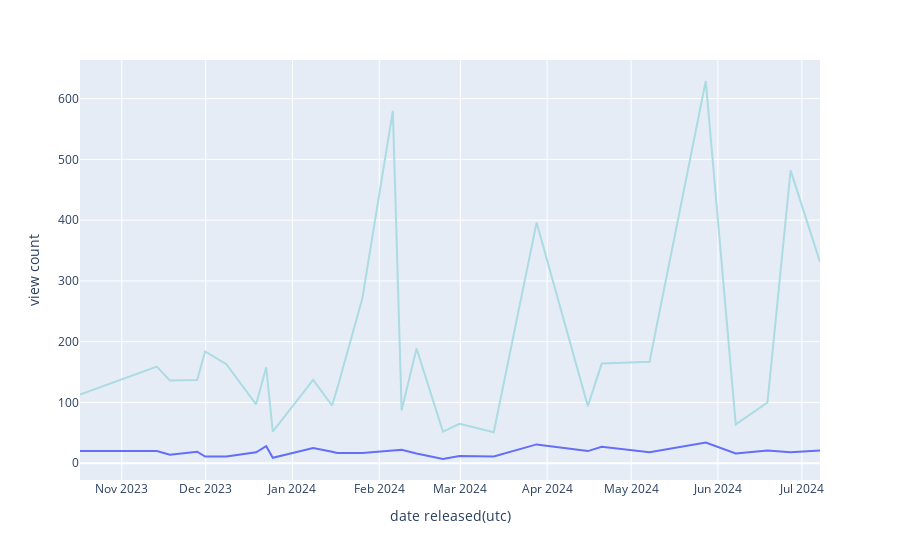

Notebook code for this chart:
### Markdown cell above
## Questions
1. What video has the highest view count?
2. What video has the lowest view count?
3. What video has the highest like count?
4. What video has the lowest like count?
5. What video has the highest comment?
6. What video has the lowest comment?

### Code cell
fig1 = px.line(df, x='date_released_utc', y='view_count', 
              hover_name= 'video_title',
              labels={'date_released_utc': 'date released(utc)',
                'view_count': 'view count'})
fig1.update_traces(line=dict(color='#abdbe3'))

fig2 = px.line(df, x='date_released_utc', y='like_count', 
              hover_name= 'video_title',
              labels={'date_released_utc': 'date released(utc)',
                'like_count': 'like count'})

# Add the traces from fig2 to fig1
for trace in fig2.data:
    fig1.add_trace(trace)

# Show the combined figure
fig1.show()

### Figure 1 — Plotly figure (JSON) as saved in the notebook; plotly's stock layout.template omitted (floating-point values rounded to 4 significant figures)
{"data": [{"hovertemplate": "<b>%{hovertext}</b><br><br>date released(utc)=%{x}<br>view count=%{y}<extra></extra>", "hovertext": ["THIS EARLY 20s DEY TRY WHINE ME BUT I NO GO PANIC// LIFE IN MY 20s (Ep.9)", "THEY DID'NT EVEN MAKE THIS MUCH FOOD AT THE LAST SUPPER🤭 Amah Chill!", "WENT ON A TRIP AND FELL IN LOVE🤭", "MY BEST FRIEND THINKS I'M AUTHORITATIVE💔", "JOLLOF RICE RECIPE", "THIS LOVE MAKES ME A HAPPY MU**🤭// UNBOXING MY BIRTHDAY GIFTS//LIFE IN MY 20s (EP.8)", "BirthDay VLOG// Prepping// LIFE IN MY 20's (Ep. 7)", "I ASKED SOME PEOPLE WHO JESUS CHRIST IS TO THEM AND HERE'S WHAT THEY HAD TO SAY🥺", "THE DEVIL TRIED BUT JESUS IS THE GREATEST😌// LIFE IN MY 20's (Ep. 6)", "The Perfect Base For You Stew and Rice Dishes", "LIFE IN MY 20s (Ep. 5)// My life as an amazing aunty to my beautiful babies", "Detailed Nigerian Zobo Recipe// Healthy But Delicious Nigerian Drink", "LIFE IN MY 20s// It definitely isn't a weekly vlog if it isn't up to a week 😌", "Daily Morning Skincare Routine// LIFE IN MY 20s (Ep. 3)🤭", "A Day (or two) In My Life// LIFE IN MY 20S✨ (Ep. 2)", "Daily Vlog// Living in my 20s😌", "A CHRISTMAS VLOG - PT.3// Christmas menu// I feel sick on Christmas Day🤒", "A CHRISTMAS VLOG - PT. 2 // Gifting friends and acquaintances.", "A CHRISTMAS VLOG - Pt. 1// Decorating with my family🎄", "Weekly Vlogs// Getting a GUINNESS WORLD RECORD?// I looked gorgeous so I did a vlog🤭", "Weekly VLOG// Saying good bye to my sister// Cooking// My week can be all over the place sometimes.", "LIVING AS A FARM GIRL SERIES (Ep.1)", "TRAVEL VLOG// Went on a boat ride to Taraba 🤭", "TRAVEL VLOG  Prep(Part 2)// Shopping + Unboxing", "TRAVEL PREP VLOG// New hair + Clothing haul + Meet my sister🤭", "STORY TIME// I did my siblings dirty🤭//getting everything on my TO-DO List done.", "DAILY VLOG //Market Runs// Prices are just on the rise anyhow📈 😭😭", "A DAY IN MY LIFE  //Tips on preparing the perfect party jollof rice//"], "legendgroup": "", "line": {"color": "#abdbe3", "dash": "solid"}, "marker": {"symbol": "circle"}, "mode": "lines", "name": "", "orientation": "v", "showlegend": false, "type": "scatter", "x": ["2024-07-07T11:26:12+00:00", "2024-06-26T23:26:58+00:00", "2024-06-18T17:00:03+00:00", "2024-06-07T09:00:21+00:00", "2024-05-27T15:54:17+00:00", "2024-05-07T13:51:35+00:00", "2024-04-20T11:32:30+00:00", "2024-04-15T12:52:26+00:00", "2024-03-28T05:11:25+00:00", "2024-03-12T21:52:53+00:00", "2024-02-29T16:27:57+00:00", "2024-02-23T18:05:42+00:00", "2024-02-14T07:49:06+00:00", "2024-02-09T00:01:44+00:00", "2024-02-05T20:49:44+00:00", "2024-01-25T23:02:08+00:00", "2024-01-16T23:41:16+00:00", "2024-01-15T03:52:15+00:00", "2024-01-08T09:14:58+00:00", "2023-12-24T23:15:45+00:00", "2023-12-22T14:50:14+00:00", "2023-12-19T00:17:41+00:00", "2023-12-08T09:09:09+00:00", "2023-11-30T19:02:58+00:00", "2023-11-27T23:00:33+00:00", "2023-11-18T05:01:49+00:00", "2023-11-13T13:05:09+00:00", "2023-10-17T02:12:55+00:00"], "xaxis": "x", "y": [331, 482, 100, 64, 629, 167, 164, 94, 396, 51, 65, 52, 189, 87, 580, 271, 123, 95, 137, 52, 158, 97, 163, 184, 137, 136, 159, 113], "yaxis": "y"}, {"hovertemplate": "<b>%{hovertext}</b><br><br>date released(utc)=%{x}<br>like count=%{y}<extra></extra>", "hovertext": ["THIS EARLY 20s DEY TRY WHINE ME BUT I NO GO PANIC// LIFE IN MY 20s (Ep.9)", "THEY DID'NT EVEN MAKE THIS MUCH FOOD AT THE LAST SUPPER🤭 Amah Chill!", "WENT ON A TRIP AND FELL IN LOVE🤭", "MY BEST FRIEND THINKS I'M AUTHORITATIVE💔", "JOLLOF RICE RECIPE", "THIS LOVE MAKES ME A HAPPY MU**🤭// UNBOXING MY BIRTHDAY GIFTS//LIFE IN MY 20s (EP.8)", "BirthDay VLOG// Prepping// LIFE IN MY 20's (Ep. 7)", "I ASKED SOME PEOPLE WHO JESUS CHRIST IS TO THEM AND HERE'S WHAT THEY HAD TO SAY🥺", "THE DEVIL TRIED BUT JESUS IS THE GREATEST😌// LIFE IN MY 20's (Ep. 6)", "The Perfect Base For You Stew and Rice Dishes", "LIFE IN MY 20s (Ep. 5)// My life as an amazing aunty to my beautiful babies", "Detailed Nigerian Zobo Recipe// Healthy But Delicious Nigerian Drink", "LIFE IN MY 20s// It definitely isn't a weekly vlog if it isn't up to a week 😌", "Daily Morning Skincare Routine// LIFE IN MY 20s (Ep. 3)🤭", "A Day (or two) In My Life// LIFE IN MY 20S✨ (Ep. 2)", "Daily Vlog// Living in my 20s😌", "A CHRISTMAS VLOG - PT.3// Christmas menu// I feel sick on Christmas Day🤒", "A CHRISTMAS VLOG - PT. 2 // Gifting friends and acquaintances.", "A CHRISTMAS VLOG - Pt. 1// Decorating with my family🎄", "Weekly Vlogs// Getting a GUINNESS WORLD RECORD?// I looked gorgeous so I did a vlog🤭", "Weekly VLOG// Saying good bye to my sister// Cooking// My week can be all over the place sometimes.", "LIVING AS A FARM GIRL SERIES (Ep.1)", "TRAVEL VLOG// Went on a boat ride to Taraba 🤭", "TRAVEL VLOG  Prep(Part 2)// Shopping + Unboxing", "TRAVEL PREP VLOG// New hair + Clothing haul + Meet my sister🤭", "STORY TIME// I did my siblings dirty🤭//getting everything on my TO-DO List done.", "DAILY VLOG //Market Runs// Prices are just on the rise anyhow📈 😭😭", "A DAY IN MY LIFE  //Tips on preparing the perfect party jollof rice//"], "legendgroup": "", "line": {"color": "#636efa", "dash": "solid"}, "marker": {"symbol": "circle"}, "mode": "lines", "name": "", "orientation": "v", "showlegend": false, "type": "scatter", "x": ["2024-07-07T11:26:12+00:00", "2024-06-26T23:26:58+00:00", "2024-06-18T17:00:03+00:00", "2024-06-07T09:00:21+00:00", "2024-05-27T15:54:17+00:00", "2024-05-07T13:51:35+00:00", "2024-04-20T11:32:30+00:00", "2024-04-15T12:52:26+00:00", "2024-03-28T05:11:25+00:00", "2024-03-12T21:52:53+00:00", "2024-02-29T16:27:57+00:00", "2024-02-23T18:05:42+00:00", "2024-02-14T07:49:06+00:00", "2024-02-09T00:01:44+00:00", "2024-02-05T20:49:44+00:00", "2024-01-25T23:02:08+00:00", "2024-01-16T23:41:16+00:00", "2024-01-15T03:52:15+00:00", "2024-01-08T09:14:58+00:00", "2023-12-24T23:15:45+00:00", "2023-12-22T14:50:14+00:00", "2023-12-19T00:17:41+00:00", "2023-12-08T09:09:09+00:00", "2023-11-30T19:02:58+00:00", "2023-11-27T23:00:33+00:00", "2023-11-18T05:01:49+00:00", "2023-11-13T13:05:09+00:00", "2023-10-17T02:12:55+00:00"], "xaxis": "x", "y": [21, 18, 21, 16, 34, 18, 27, 20, 31, 11, 12, 7, 16, 22, 21, 17, 17, 19, 25, 9, 28, 18, 11, 11, 19, 14, 20, 20], "yaxis": "y"}], "layout": {"legend": {"tracegroupgap": 0}, "margin": {"t": 60}, "xaxis": {"anchor": "y", "domain": [0, 1], "title": {"text": "date released(utc)"}}, "yaxis": {"anchor": "x", "domain": [0, 1], "title": {"text": "view count"}}}}
